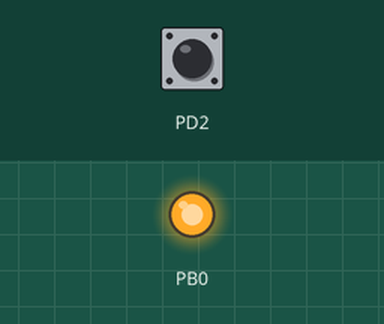
This program was run on a simulated ATmega328P, built with avr-gcc and emulated at 16 MHz. On the bench: output pins drawn as LEDs (lit = HIGH). Dashed ring = blinking. The inputs (shaded band) are chosen by the test bench; at power-on: PD2 HIGH.

Above: at 1.2 s.
1.3 s: PD2 pulled LOW for 1 s
At 2.6 s:
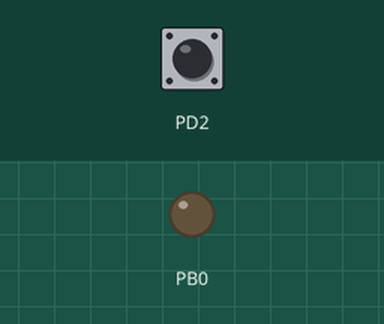
3.8 s: PD2 pulled LOW for 0.15 s
At 5.0 s:
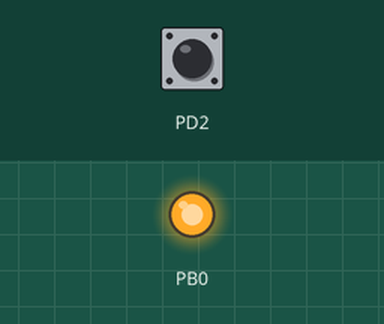
5.4 s: PD2 pulled LOW for 3.2 s
At 5.7 s:
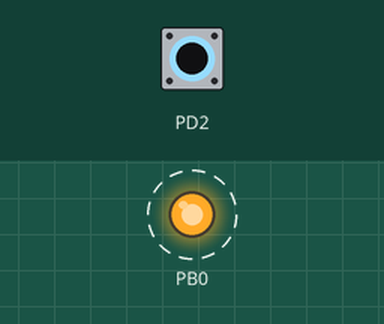
Timing chart, 0 to 9.9 s (numbered marks = the images above; inputs shaded):
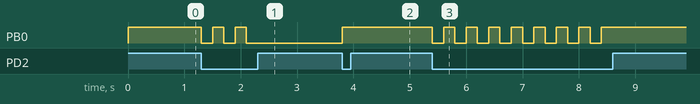

Measured:
- after the input at 1.3 s, PB0: alternates HIGH for 0.20 s and LOW for 0.20 s, 5 changes in all, then stays LOW, starting at once
- after the input at 3.8 s, PB0: LOW → HIGH at once
- after the input at 5.4 s, PB0: alternates HIGH for 0.20 s and LOW for 0.20 s, 16 changes in all, then stays HIGH, starting at once

The program:

main.c
```c
#include <avr/io.h>
#define F_CPU 16000000UL
#include <util/delay.h>

int main(void)
{
	DDRB = DDRB | 0b00000001 ;
	PORTB = PORTB | 0b00000001;
	DDRD = DDRD & 0b11111011 ;
	PORTD = PORTD | 0b00000100 ;

	while (1)
	{
		if((PIND & 0b00000100)==0){
			PORTB = PORTB ^ 0b00000001 ;
			_delay_ms(200);
		}
	}
}
```
